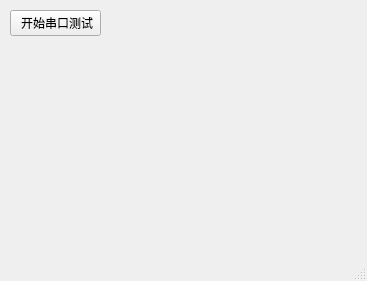
<?xml version="1.0" encoding="UTF-8"?>
<ui version="4.0">
 <class>MainWindow</class>
 <widget class="QMainWindow" name="MainWindow">
  <property name="geometry">
   <rect>
    <x>0</x>
    <y>0</y>
    <width>367</width>
    <height>281</height>
   </rect>
  </property>
  <property name="windowTitle">
   <string>MainWindow</string>
  </property>
  <widget class="QWidget" name="centralwidget">
   <widget class="QPushButton" name="uartButton">
    <property name="geometry">
     <rect>
      <x>10</x>
      <y>10</y>
      <width>91</width>
      <height>26</height>
     </rect>
    </property>
    <property name="text">
     <string> 开始串口测试</string>
    </property>
   </widget>
  </widget>
  <widget class="QMenuBar" name="menubar">
   <property name="geometry">
    <rect>
     <x>0</x>
     <y>0</y>
     <width>367</width>
     <height>23</height>
    </rect>
   </property>
  </widget>
  <widget class="QStatusBar" name="statusbar"/>
 </widget>
 <resources/>
 <connections/>
</ui>
